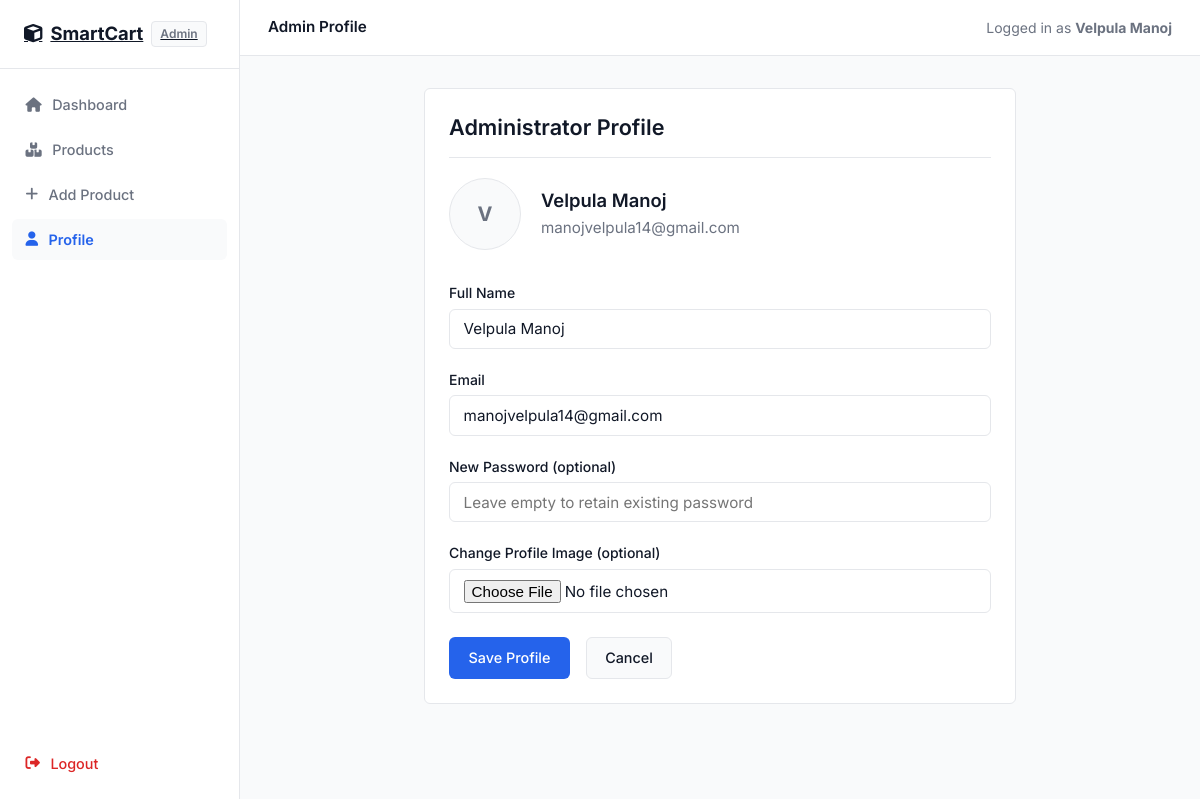
/admin/profile (signed in), run on the app's committed database.
### tables this page shows
CREATE TABLE admin (
        admin_id INTEGER PRIMARY KEY AUTOINCREMENT,
        name TEXT NOT NULL,
        email TEXT UNIQUE NOT NULL,
        password TEXT NOT NULL,
        profile_image TEXT
    );

### app.py (the view)
@app.route('/admin/profile', methods=['GET'])
def admin_profile():
    if 'admin_id' not in session:
        flash("Please login!", "danger")
        return redirect('/admin-login')
    admin_id = session['admin_id']
    conn = get_db_connection()
    cursor = conn.cursor()
    cursor.execute("SELECT * FROM admin WHERE admin_id = ?", (admin_id,))
    admin = cursor.fetchone()
    cursor.close()
    conn.close()
    return render_template("admin/admin_profile.html", admin=admin)

### app.py (called while the page is built)
def get_db_connection():
    conn = sqlite3.connect(config.DATABASE)
    conn.row_factory = sqlite3.Row
    conn.execute("PRAGMA foreign_keys = ON")
    return conn

### templates/admin/admin_profile.html (shortened to what this page needs)
{% extends "admin/admin_base.html" %}
{% block admin_page_title %}Admin Profile{% endblock %}
{% block admin_content %}
<div class="container-narrow">
    <div class="card">
        <div class="card-header">
            <h2>Administrator Profile</h2>
        </div>
        <div style="display: flex; align-items: center; gap: 1.25rem; margin-bottom: 2rem;">
            {% if admin.profile_image %}
            <img
                src="/static/uploads/admin_profiles/{{ admin.profile_image }}"
                alt="{{ admin.name }}"
                id="profile_preview"
                style="width: 72px; height: 72px; border-radius: 999px; object-fit: cover; border: 1px solid var(--border);"
            >
            {% else %}
            <div style="width: 72px; height: 72px; border-radius: 999px; background: var(--bg-subtle); border: 1px solid var(--border); display: flex; align-items: center; justify-content: center; font-weight: 700; font-size: 1.25rem; color: var(--text-muted);">
                {{ admin.name[0] if admin.name else 'A' }}
            </div>
            {% endif %}
            <div>
                <h3 style="font-size: 1.15rem; margin-bottom: 0.25rem;">{{ admin.name }}</h3>
                <p style="margin-bottom: 0;">{{ admin.email }}</p>
            </div>
        </div>
        <form method="POST" action="/admin/profile" enctype="multipart/form-data">
            <div class="form-group">
                <label class="form-label" for="prof_name">Full Name</label>
                <input
                    type="text"
                    id="prof_name"
                    name="name"
                    class="form-control"
                    value="{{ admin.name }}"
                    required
                >
            </div>
            <div class="form-group">
                <label class="form-label" for="prof_email">Email</label>
                <input
                    type="email"
                    id="prof_email"
                    name="email"
                    class="form-control"
                    value="{{ admin.email }}"
                    required
                >
            </div>
            <div class="form-group">
                <label class="form-label" for="prof_pwd">New Password (optional)</label>
                <input
                    type="password"
                    id="prof_pwd"
                    name="password"
                    class="form-control"
                    placeholder="Leave empty to retain existing password"
                >
            </div>
            <div class="form-group">
                <label class="form-label" for="prof_img">Change Profile Image (optional)</label>
                <input
                    type="file"
                    id="prof_img"
                    name="profile_image"
                    class="form-control"
                    accept="image/*"
                    data-preview-target="profile_preview"
                >
            </div>
            <div style="display: flex; gap: 1rem; margin-top: 1.5rem;">
                <button type="submit" class="btn btn-primary">
                    Save Profile
                </button>
                <a href="{{ url_for('admin_dashboard') }}" class="btn btn-secondary">
                    Cancel
                </a>
            </div>
        </form>
    </div>
</div>
{% endblock %}

### templates/admin/admin_base.html (shortened to what this page needs)
{% extends "base.html" %}
{% block layout %}
<div class="admin-layout">
    <aside class="admin-sidebar">
        <a href="{{ url_for('admin_dashboard') }}" class="admin-brand">
            <i class="fa-solid fa-cube"></i> SmartCart <span class="badge">Admin</span>
        </a>
        <ul class="admin-nav">
            <li>
                <a href="{{ url_for('admin_dashboard') }}" class="{% if request.path == '/admin-dashboard' %}active{% endif %}">
                    <i class="fa-solid fa-house"></i> Dashboard
                </a>
            </li>
            <li>
                <a href="{{ url_for('item_list') }}" class="{% if '/admin/item-list' in request.path or '/admin/view-item' in request.path or '/admin/update-item' in request.path %}active{% endif %}">
                    <i class="fa-solid fa-boxes-stacked"></i> Products
                </a>
            </li>
            <li>
                <a href="{{ url_for('add_item_page') }}" class="{% if request.path == '/admin/add-item' %}active{% endif %}">
                    <i class="fa-solid fa-plus"></i> Add Product
                </a>
            </li>
            <li>
                <a href="{{ url_for('admin_profile') }}" class="{% if request.path == '/admin/profile' %}active{% endif %}">
                    <i class="fa-solid fa-user"></i> Profile
                </a>
            </li>
            <li style="margin-top: auto;">
                <a href="{{ url_for('admin_logout') }}" style="color: var(--danger);">
                    <i class="fa-solid fa-right-from-bracket"></i> Logout
                </a>
            </li>
        </ul>
    </aside>
    <div class="admin-content">
        <header class="admin-topbar">
            <div style="font-weight: 600; font-size: 0.95rem;">
                {% block admin_page_title %}Administration{% endblock %}
            </div>
            <div style="font-size: 0.875rem; color: var(--text-muted);">
                Logged in as <strong>{{ session.get('admin_name', 'Admin') }}</strong>
            </div>
        </header>
        <div class="admin-body">
            {% block admin_content %}{% endblock %}
        </div>
    </div>
</div>
{% endblock %}

### static/css/style.css (style rules this page uses)
:root { --primary: #2563eb; --primary-hover: #1d4ed8; --text-main: #111827; --text-muted: #6b7280; --text-light: #9ca3af; --bg-page: #ffffff; --bg-subtle: #f9fafb; --bg-card: #ffffff; --border: #e5e7eb; --border-focus: #2563eb; --success: #16a34a; --success-bg: #f0fdf4; --danger: #dc2626; --danger-bg: #fef2f2; --warning: #d97706; --warning-bg: #fffbeb; --font-family: 'Inter', -apple-system, BlinkMacSystemFont, "Segoe UI", Roboto, sans-serif; --radius: 6px; --shadow-sm: 0 1px 2px 0 rgba(0, 0, 0, 0.05); --shadow-md: 0 4px 6px -1px rgba(0, 0, 0, 0.05); --max-w: 1120px; --max-w-narrow: 640px; --max-w-auth: 420px; }
*, *::before, *::after { box-sizing: border-box; margin: 0; padding: 0; }
html { font-size: 16px; color: var(--text-main); background-color: var(--bg-page); font-family: var(--font-family); -webkit-text-size-adjust: 100%; }
body { min-height: 100vh; display: flex; flex-direction: column; line-height: 1.5; color: var(--text-main); }
a { color: var(--primary); text-decoration: none; }
h1, h2, h3, h4, h5 { color: var(--text-main); font-weight: 600; line-height: 1.3; }
h2 { font-size: 1.35rem; margin-bottom: 0.5rem; }
h3 { font-size: 1.15rem; margin-bottom: 0.5rem; }
p { color: var(--text-muted); font-size: 0.95rem; margin-bottom: 1rem; }
p:last-child { margin-bottom: 0; }
.container-narrow { width: 100%; max-width: var(--max-w-narrow); margin-left: auto; margin-right: auto; padding-left: 1.5rem; padding-right: 1.5rem; }
.btn { display: inline-flex; align-items: center; justify-content: center; gap: 0.4rem; font-family: inherit; font-size: 0.9rem; font-weight: 500; padding: 0.6rem 1.15rem; border-radius: var(--radius); border: 1px solid transparent; cursor: pointer; text-decoration: none; transition: background-color 0.15s ease, border-color 0.15s ease; line-height: 1.4; white-space: nowrap; }
.btn-primary { background-color: var(--primary); color: #ffffff !important; }
.btn-secondary { background-color: var(--bg-subtle); border-color: var(--border); color: var(--text-main) !important; }
.form-group { margin-bottom: 1.25rem; text-align: left; }
.form-label { display: block; font-size: 0.875rem; font-weight: 500; margin-bottom: 0.35rem; color: var(--text-main); }
.form-control { width: 100%; font-family: inherit; font-size: 0.95rem; padding: 0.6rem 0.85rem; border: 1px solid var(--border); border-radius: var(--radius); background-color: #ffffff; color: var(--text-main); transition: border-color 0.15s ease, box-shadow 0.15s ease; }
.card { background-color: var(--bg-card); border: 1px solid var(--border); border-radius: var(--radius); padding: 1.5rem; margin-bottom: 1.5rem; }
.card-header { display: flex; align-items: center; justify-content: space-between; padding-bottom: 1rem; margin-bottom: 1.25rem; border-bottom: 1px solid var(--border); }
.card-header h2, .card-header h3 { margin-bottom: 0; }
.badge { display: inline-block; padding: 0.2rem 0.5rem; font-size: 0.75rem; font-weight: 600; border-radius: 4px; background-color: var(--bg-subtle); color: var(--text-muted); border: 1px solid var(--border); }
.admin-layout { display: flex; min-height: 100vh; }
.admin-sidebar { width: 240px; background-color: #ffffff; border-right: 1px solid var(--border); flex-shrink: 0; display: flex; flex-direction: column; }
.admin-brand { padding: 1.25rem 1.5rem; border-bottom: 1px solid var(--border); font-weight: 700; font-size: 1.15rem; color: var(--text-main); text-decoration: none; display: flex; align-items: center; gap: 0.5rem; }
.admin-nav { padding: 1rem 0.75rem; list-style: none; flex: 1; display: flex; flex-direction: column; gap: 0.25rem; }
.admin-nav a { display: flex; align-items: center; gap: 0.65rem; padding: 0.6rem 0.85rem; border-radius: var(--radius); color: var(--text-muted); font-size: 0.9rem; font-weight: 500; text-decoration: none; transition: all 0.15s ease; }
.admin-nav a:hover, .admin-nav a.active { background-color: var(--bg-subtle); color: var(--text-main); }
.admin-nav a.active { color: var(--primary); font-weight: 600; }
.admin-content { flex: 1; display: flex; flex-direction: column; min-width: 0; background-color: #f9fafb; }
.admin-topbar { background-color: #ffffff; border-bottom: 1px solid var(--border); height: 56px; padding: 0 1.75rem; display: flex; align-items: center; justify-content: space-between; }
.admin-body { flex: 1; padding: 2rem 1.75rem; }

### data on the page
admin: get "Velpula Manoj", name "V", name "Velpula Manoj", email "manojvelpula14@gmail.com"
